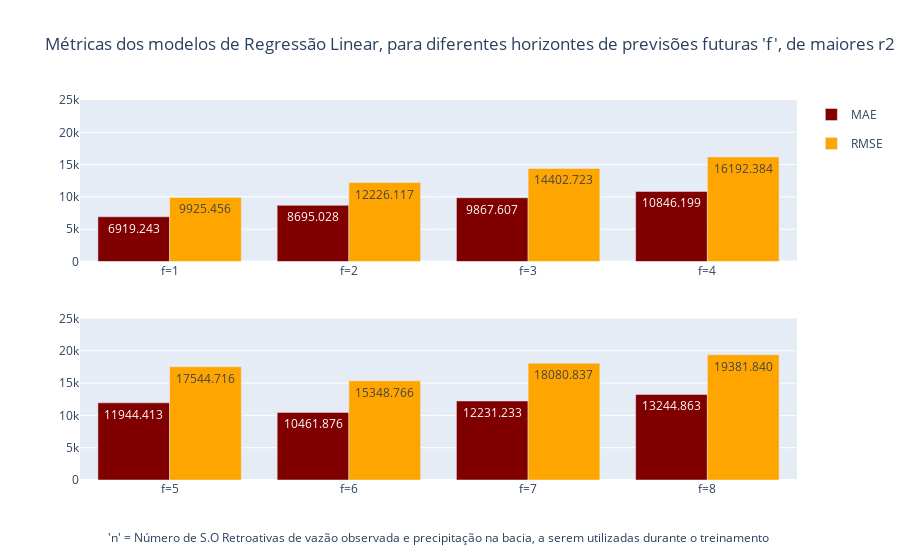

Write notebook code for a chart like this one.
### Code cell
from plotly.subplots import make_subplots
import plotly.graph_objects as go

# Custom labels for each subplot
custom_labels_r2_2 = ['f=5', 'f=6', 'f=7', 'f=8']
custom_labels_r2_1 = ['f=1', 'f=2', 'f=3', 'f=4']

# custom_labels_r2_2 = ['f=5 & n=3', 'f=6 & n=2', 'f=7 & n=1', 'f=8 & n=7']
# custom_labels_r2_1 = ['f=1 & n=7', 'f=2 & n=1', 'f=3 & n=5', 'f=4 & n=2']


# Define colors for bars
r2_color = 'maroon'
corr_color = 'orange'

# Create subplots
fig = make_subplots(rows=2, cols=1) # subplot_titles=("Custom Labels for n=5 to n=8", "Custom Labels for n=1 to n=4")

# Add traces to subplot 1
fig.add_trace(go.Bar(
    x=custom_labels_r2_1,
    y=df_plt_2['metrics.mae'][:4],
    text=df_plt_2['metrics.mae'][:4].apply(lambda x: f'{x:.3f}'),  
    hovertemplate='%{y:.3f}',
    name='MAE',
    legendgroup='mae_group',
    marker=dict(color=r2_color)
), row=1, col=1)

fig.add_trace(go.Bar(
    x=custom_labels_r2_1,
    y=df_plt_2['metrics.rmse'][:4],
    text=df_plt_2['metrics.rmse'][:4].apply(lambda x: f'{x:.3f}'),  
    hovertemplate='%{y:.3f}',
    name='RMSE',
    legendgroup='rmse_group',
    showlegend=False,
    marker=dict(color=corr_color)
), row=1, col=1)

# Add traces to subplot 2
fig.add_trace(go.Bar(
    x=custom_labels_r2_2,
    y=df_plt_2['metrics.mae'][4:],
    text=df_plt_2['metrics.mae'][4:].apply(lambda x: f'{x:.3f}'),  
    hovertemplate='%{y:.3f}',
    name='MAE',
    legendgroup='mae_group',
    showlegend=False,
    marker=dict(color=r2_color)
), row=2, col=1)

fig.add_trace(go.Bar(
    x=custom_labels_r2_2,
    y=df_plt_2['metrics.rmse'][4:],
    text=df_plt_2['metrics.rmse'][4:].apply(lambda x: f'{x:.3f}'),  
    hovertemplate='%{y:.3f}',
    name='RMSE',
    legendgroup='rmse_group',
    marker=dict(color=corr_color)
), row=2, col=1)

# Update layout
fig.update_layout(
    title=f"Métricas {name_plots}, para diferentes horizontes de previsões futuras 'f', de maiores r2 e para 'n'=4 (fixo) ",
    #xaxis=dict(title='Número de S.O Retroativas "n" a serem utilizadas durante o treinamento'),
    barmode='group',
)

# Set the same y-axis range for both subplots
fig.update_yaxes(range=[0, 25000], row=1, col=1)
fig.update_yaxes(range=[0, 25000], row=2, col=1)

# Add annotations
fig.add_annotation(text="'n' = Número de S.O Retroativas de vazão observada e precipitação na bacia, a serem utilizadas durante o treinamento",
                   xref="paper", yref="paper",
                   x=0.5, y=-0.18, showarrow=False)

# Add annotations
fig.add_annotation(text="'f' = Número da S.O Futura onde se prevê a vazão",
                   xref="paper", yref="paper",
                   x=0.5, y=-0.25, showarrow=False)

# Show the plot
fig.show()

### Figure 1 — Plotly figure (JSON) as saved in the notebook; plotly's stock layout.template omitted (floating-point values rounded to 4 significant figures)
{"data": [{"hovertemplate": "%{y:.3f}", "legendgroup": "mae_group", "marker": {"color": "maroon"}, "name": "MAE", "text": ["6919.243", "8695.028", "9867.607", "10846.199"], "type": "bar", "x": ["f=1", "f=2", "f=3", "f=4"], "xaxis": "x", "y": [6919.0, 8695.0, 9868.0, 10850.0], "yaxis": "y"}, {"hovertemplate": "%{y:.3f}", "legendgroup": "rmse_group", "marker": {"color": "orange"}, "name": "RMSE", "showlegend": false, "text": ["9925.456", "12226.117", "14402.723", "16192.384"], "type": "bar", "x": ["f=1", "f=2", "f=3", "f=4"], "xaxis": "x", "y": [9925.0, 12230.0, 14400.0, 16190.0], "yaxis": "y"}, {"hovertemplate": "%{y:.3f}", "legendgroup": "mae_group", "marker": {"color": "maroon"}, "name": "MAE", "showlegend": false, "text": ["11944.413", "10461.876", "12231.233", "13244.863"], "type": "bar", "x": ["f=5", "f=6", "f=7", "f=8"], "xaxis": "x2", "y": [11940.0, 10460.0, 12230.0, 13240.0], "yaxis": "y2"}, {"hovertemplate": "%{y:.3f}", "legendgroup": "rmse_group", "marker": {"color": "orange"}, "name": "RMSE", "text": ["17544.716", "15348.766", "18080.837", "19381.840"], "type": "bar", "x": ["f=5", "f=6", "f=7", "f=8"], "xaxis": "x2", "y": [17540.0, 15350.0, 18080.0, 19380.0], "yaxis": "y2"}], "layout": {"annotations": [{"showarrow": false, "text": "'n' = Número de S.O Retroativas de vazão observada e precipitação na bacia, a serem utilizadas durante o treinamento", "x": 0.5, "xref": "paper", "y": -0.18, "yref": "paper"}, {"showarrow": false, "text": "'f' = Número da S.O Futura onde se prevê a vazão", "x": 0.5, "xref": "paper", "y": -0.25, "yref": "paper"}], "barmode": "group", "title": {"text": "Métricas dos modelos de Regressão Linear, para diferentes horizontes de previsões futuras 'f', de maiores r2 e para 'n'=4 (fixo) "}, "xaxis": {"anchor": "y", "domain": [0, 1]}, "xaxis2": {"anchor": "y2", "domain": [0, 1]}, "yaxis": {"anchor": "x", "domain": [0.575, 1], "range": [0, 25000]}, "yaxis2": {"anchor": "x2", "domain": [0, 0.425], "range": [0, 25000]}}}
